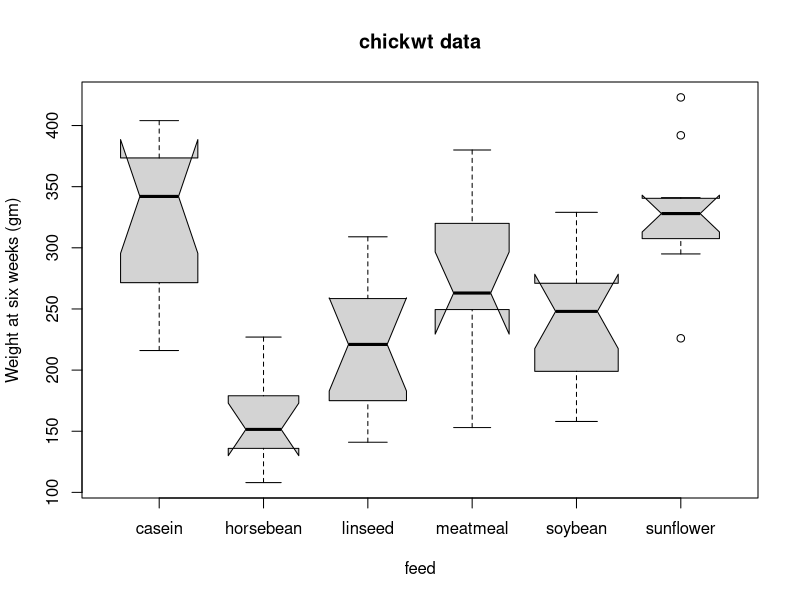
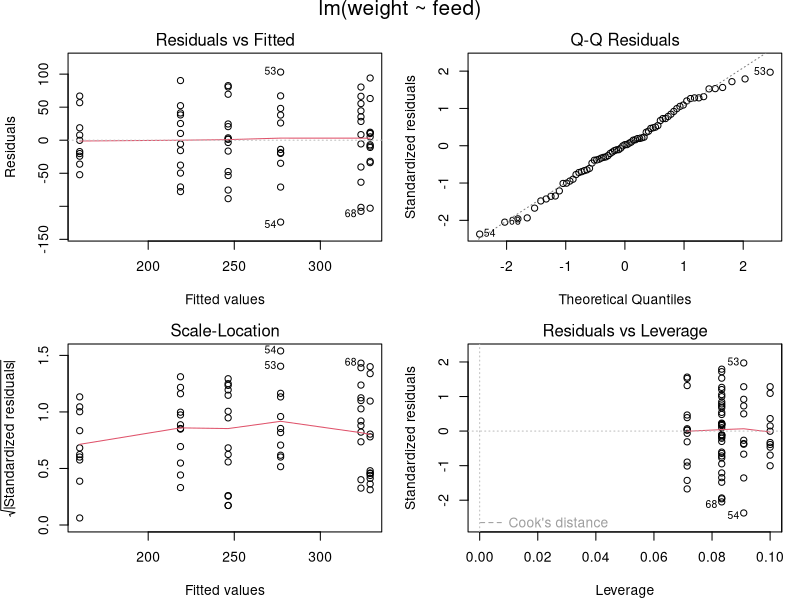
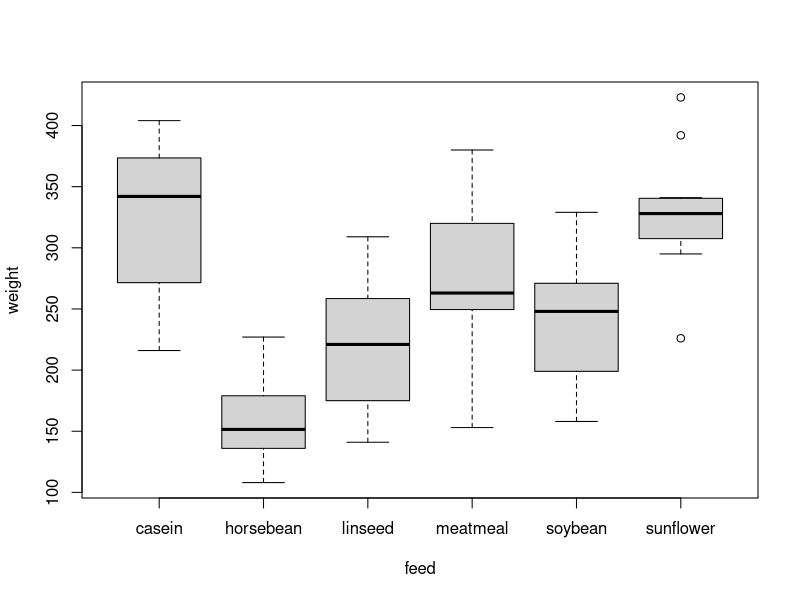
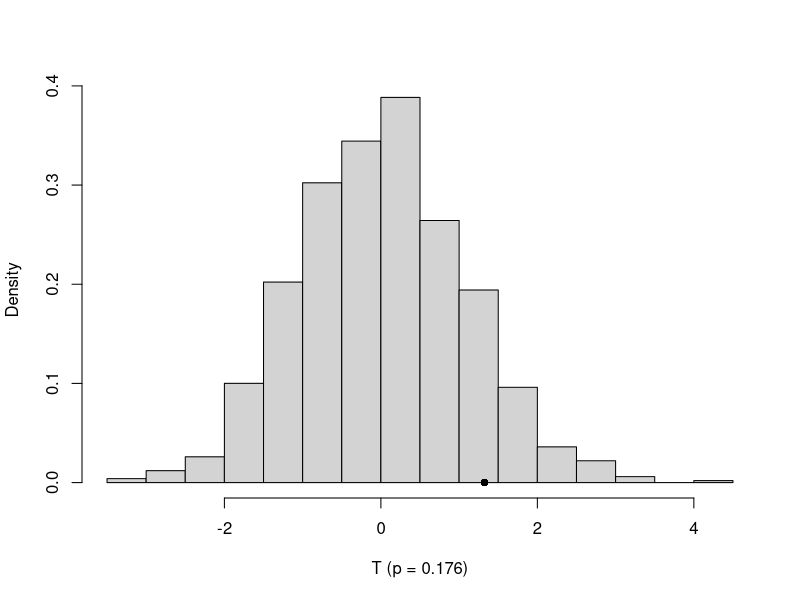
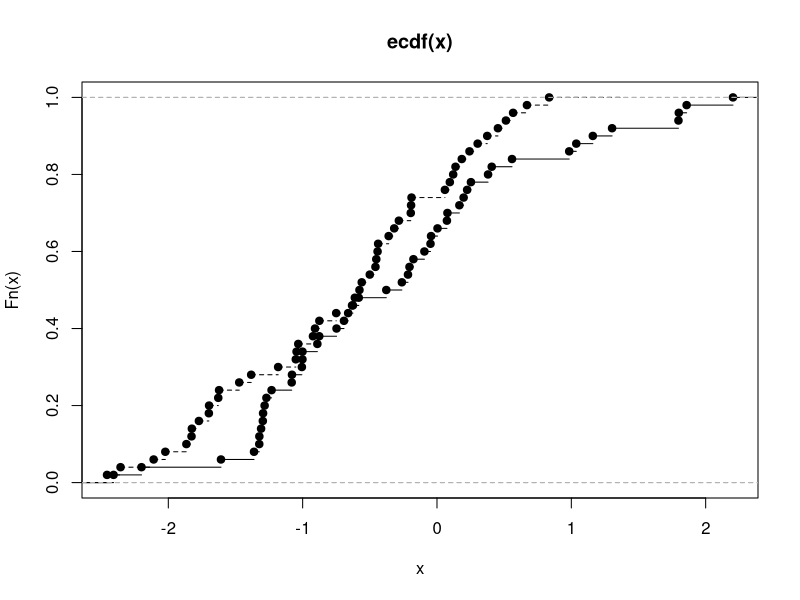
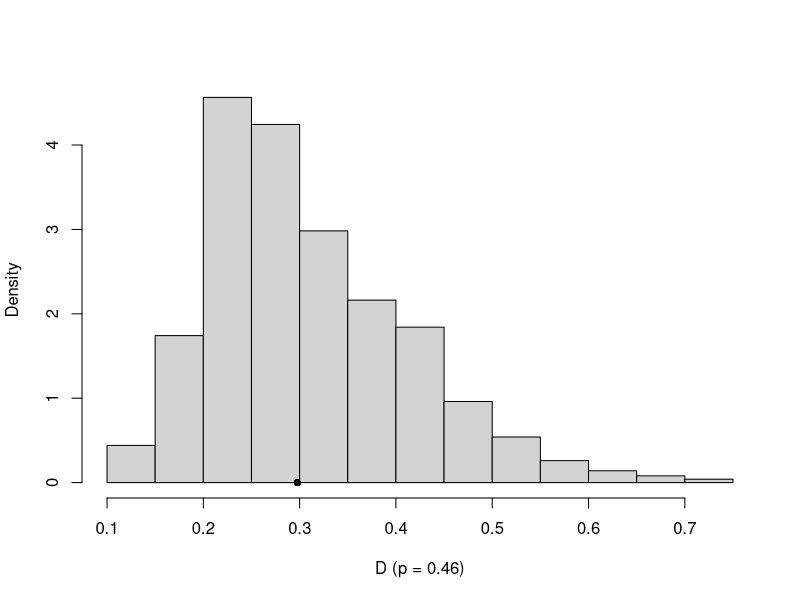

Recreate these plots in R, in order.
#########################################
#####       PERMUTATION TESTS       #####
#########################################

# Permutation tests are based on resampling
# without replacement.

# Saw one use with the streakiness baseball
# example.

# Are often applied as non-parametric test
# of general hypothesis:  H0: F = G
# versus alt hyp H1: F not equal to G,
# where F and G are two unspecified distri-
# butions.

# Under null hypothese, two samples from F
# and G, and the pooled sample, are all random
# samples from the same distribution F.

# Replicates of a two-sample test statistic
# that compares the distributions are generated
# by resampling without replacement from the
# pooled sample.

# Can do tests of independence, association,
# location, common scale, etc.
    
### Example: Permutation distribution 
### of a statistic

help(chickwts)

# newly hatched chicks are randomly allocated
# into six groups, each group given a different
# feed supplement. We look at their weight in
# grams after six weeks along with feed types:

require(stats); require(graphics)
# this plot from documentation:
# 'notches' indicate sig differences
boxplot(weight ~ feed, data = chickwts, 
        col = "lightgray",
        varwidth = TRUE, 
        notch = TRUE, 
        main = "chickwt data",
        ylab = "Weight at six weeks (gm)")
# suggests is a significant difference by feed:
anova(fm1 <- lm(weight ~ feed, 
                data = chickwts))
?par
opar <- par(mfrow = c(2, 2), 
            # adjust outer margins
            oma = c(0, 0, 1.1, 0),
            # adjusts lines in margins
            mar = c(4.1, 4.1, 2.1, 1.1))
# plots look ok:
plot(fm1) # residual plots for anova
# reset graphical parameters back:
par(opar)

str(chickwts)
attach(chickwts)

# regular boxplot
boxplot(formula(chickwts))

# We are interested in the differences
# in weight resulting from soybean
# and linseed groups:

# get sorted weights for soybeen-eaters:
x <- sort(as.vector(weight[feed == "soybean"]))
x;length(x)
# get sorted weights for linseed-eaters:
y <- sort(as.vector(weight[feed == "linseed"]))
y;length(y)

# vectors are different lengths

detach(chickwts)

# question is: Are means different?

mean(x) # can observe it is 246.43
mean(y) # can observe it is 218.75

# Could do a two-sample t-test but
# in this case, the population distri-
# butions for the weights are unknown.

# The significance level can be computed
# from the permutation distribution without
# knowing distributional assumptions

# sample sizes are n=14 and m=12 so
# there are a total of (n+m)!/(n!)(m!)
# 9,657,700 different partitions of the
# pooled sample into two subsets of
# sizes 14 and 12. We can simulate
# without replicating 9M.

R <- 999            # number of replicates
z <- c(x, y)        # pooled sample
z
K <- 1:26           # sequence 1 to 26
reps <- numeric(R)  # storage for replicates
reps # vector of 999 zeros
?t.test
t0 <- t.test(x, y)$statistic
t0 # t-stat on original sample is 1.325

for (i in 1:R) {
    # generate 14 indices k for first sample
    k <- sample(K, size = 14, replace = FALSE)
    x1 <- z[k]
    # y gets the remaining elements of z
    y1 <- z[-k]      # complement of x1
    # reps will hold 999 different t-stats
    reps[i] <- t.test(x1, y1)$statistic
    }
# how many of those are greater than the
# t-stat from the original two sets?:
p <- mean(c(t0, reps) >= t0)
p # prop replicates as large as test stat

# for two-tailed test (p=.176) cannot
# reject the null hypothesis that means
# are not different.
?hist
hist(reps, main = "", 
     freq = FALSE, 
     xlab = "T (p = 0.176)") # two-tailed
points(t0, 0, cex = 1, pch = 16) # observed T


### Example: Permutation distribution 
### of the K-S statistic   

# What if we wanted to test for any type of
# distributional difference in the two groups. 

# Could use Kolmogorov-Smirnov statistic D
# is the maximum absolute difference between
# the ecdf's of the two samples

?ks.test

example(ks.test)

attach(chickwts)

# We are interested in the differences
# in weight resulting from soybean
# and linseed groups:

# get sorted weights for soybeen-eaters:
x <- sort(as.vector(weight[feed == "soybean"]))
x;length(x)
# get sorted weights for linseed-eaters:
y <- sort(as.vector(weight[feed == "linseed"]))
y;length(y)

# vectors are different lengths

detach(chickwts)

# continues previous example
# note similarity in syntax, only changing
# the statistic-checking function
R <- 999             # number of replicates
z <- c(x, y)         # pooled sample
K <- 1:26
D <- numeric(R)      # storage for replicates
options(warn = -1) # warn of ties, should have none
D0 <- ks.test(x, y, exact = FALSE)$statistic
for (i in 1:R) {
    # generate indices k for the first sample
    k <- sample(K, size = 14, replace = FALSE)
    x1 <- z[k]
    y1 <- z[-k]      # complement of x1
    D[i] <- ks.test(x1, y1, exact = FALSE)$statistic
    }
p <- mean(c(D0, D) >= D0)
options(warn = 0)
p # does not appear to be significant differences
  # in the ecdfs (i.e. distributions)

# can draw a histogram
hist(D, main = "", 
     freq = FALSE, 
     xlab = "D (p = 0.46)",
    breaks = "scott")
points(D0, 0, cex = 1, pch = 16)  # observed D


### Previous example continued: Here we are
### checking for differences in chick weights
### for the sunflower and linseed groups

attach(chickwts)
x <- sort(as.vector(weight[feed == "sunflower"]))
y <- sort(as.vector(weight[feed == "linseed"]))
detach(chickwts)
# take a look at distributional summaries
summary(cbind(x, y))
options(warn = -1) # should not have ties
D0 <- ks.test(x, y, exact = FALSE)$statistic
for (i in 1:R) {
    #generate indices k for the first sample
    k <- sample(K, size = 14, 
                replace = FALSE)
    x1 <- z[k]
    y1 <- z[-k]      #complement of x1
    D[i] <- ks.test(x1, y1, 
                    exact = FALSE)$statistic
    }
p <- mean(c(D0, D) >= D0)
options(warn = 0)
p

# in this case (sunflower and linseed), they do seem
# to be significantly different which is consistent
# with out notched boxed plots